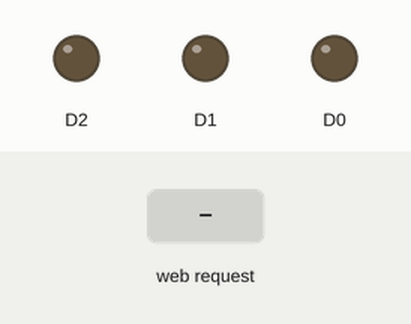
Recording of a sketch running on a simulated ESP8266 (NodeMCU). On the bench: output pins drawn as LEDs (lit = HIGH). The inputs (shaded band) are chosen by the test bench. WiFi joins after 1.5 s; servers stay silent unless stated; what the sketch prints to the serial monitor is not drawn.

Above: at 2.7 s.
2.8 s: HTTP request GET /led_set?field1=1 received
At 3.8 s:
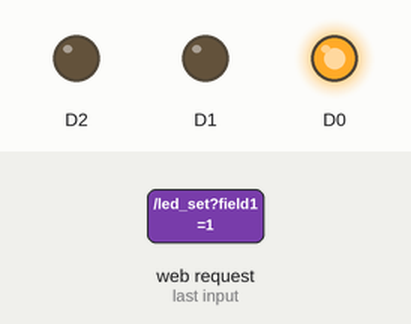
5.0 s: HTTP request GET /led_set?field2=1 received
At 6.5 s:
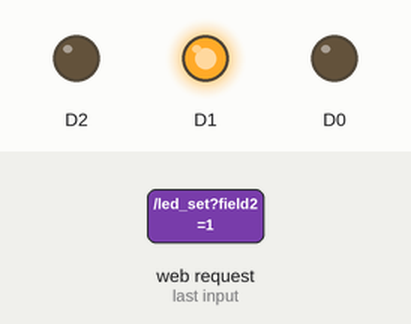
7.0 s: HTTP request GET /led_set?field3=1 received
At 8.1 s:
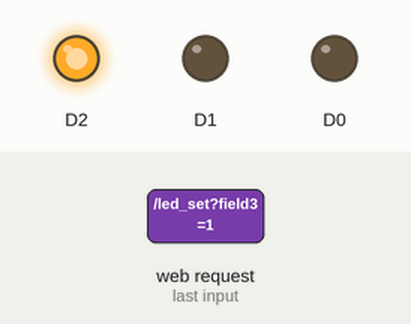
9.0 s: HTTP request GET /led_set?field1=120&field2=120&field3=120 received
At 10.7 s:
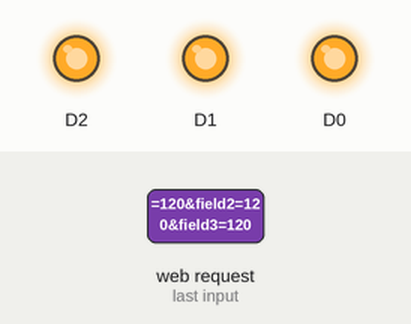
11.0 s: HTTP request GET /led_set received
At 12.4 s:
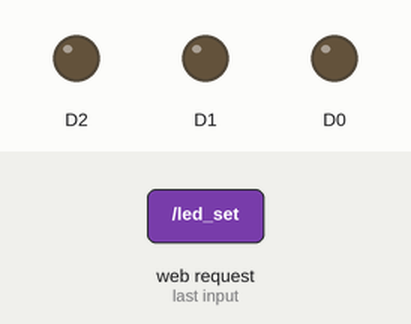
13.0 s: HTTP request GET /led_set?field1=120 received
At 13.9 s:
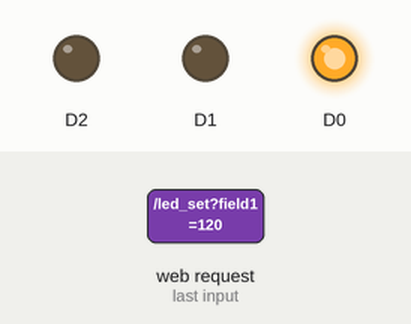
Timing chart, 0 to 16.0 s (numbered marks = the images above; inputs shaded):
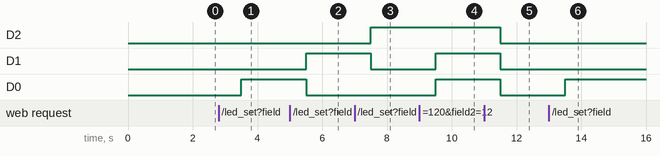

The sketch:

testXMLHTTP.ino
```cpp
#include <ESP8266WebServer.h>
#include <ESP8266mDNS.h>
#include <ESP8266WiFi.h>
#include "Code.h";


ESP8266WebServer server(80);
const char* ssid = "Bhavani";
const char* passwd = "bhavani1234";


void handle(){
  server.send(200, "text/html", Code);
}


void led_control(){
   int state1 = server.arg("field1").toInt();
   int state2 = server.arg("field2").toInt();
   int state3 = server.arg("field3").toInt();
   digitalWrite(D0,state1);
   digitalWrite(D1,state2);
   digitalWrite(D2,state3);
   Serial.print("field1 = ");
   Serial.println(state1);
   Serial.print("field2 = ");
   Serial.println(state2);
   Serial.print("field3 = ");
   Serial.println(state3);
   server.send(200, "text/plane");
}

void setup(){
  Serial.begin(115200);
  WiFi.begin(ssid, passwd);
  pinMode(D0,OUTPUT);
  pinMode(D1,OUTPUT);
  pinMode(D2,OUTPUT);
  while(WiFi.status() != WL_CONNECTED)
  {
    Serial.print(".");
    delay(500);
  }
  Serial.println();
  Serial.print("IP address : ");
  Serial.println(WiFi.localIP());
  server.on("/", handle);
  server.on("/led_set", led_control);
  server.begin();
}


void loop(){
  server.handleClient();
  delay(1000);
}
```

Code.h
```cpp
const char Code[] =
R"=====(
<button onclick="buttonClick('1')">led1</button>
<button onclick="buttonClick('2')">led2</button>
<button onclick="buttonClick('3')">led3</button>
<script>
var statusOfPins = [0,0,0]
function buttonClick(parm)
    {
      statusOfPins[parseInt(parm)-1] = statusOfPins[parseInt(parm)-1]==0?1:0;
      var xhttp = new XMLHttpRequest();
      xhttp.open("GET", "led_set?field1="+statusOfPins[0]+"&field2="+statusOfPins[1]+"&field3="+statusOfPins[2], true);
      xhttp.send();
  }
</script>
)=====";
```

Measured:
- after the input at 2.8 s, D0: LOW → HIGH after 0.70 s
- after the input at 5.0 s, D1: LOW → HIGH after 0.50 s; D0: HIGH → LOW after 0.50 s
- after the input at 7.0 s, D2: LOW → HIGH after 0.50 s; D1: HIGH → LOW after 0.50 s
- after the input at 9.0 s, D1, D0: LOW → HIGH after 0.50 s
- after the input at 11.0 s, D2, D1, D0: HIGH → LOW after 0.51 s
- after the input at 13.0 s, D0: LOW → HIGH after 0.51 s
